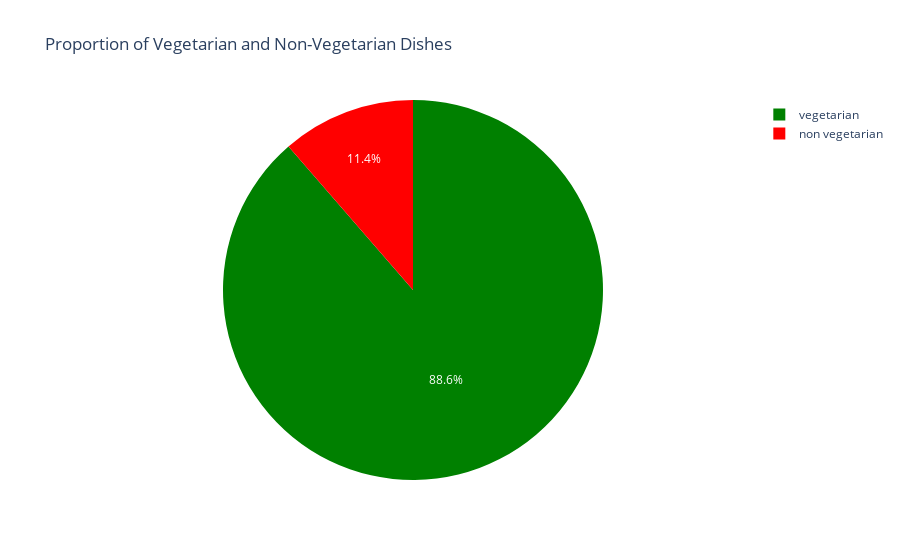

Notebook code cell kept with this figure:
### Markdown cell above
### Proportion of Vegetarian and Non-Vegetarian dishes

### Code cell
pie_df = df.diet.value_counts().reset_index()
pie_df.columns = ['diet', 'count']
fig = px.pie(pie_df, values='count', names='diet', title='Proportion of Vegetarian and Non-Vegetarian Dishes', color_discrete_sequence=['green', 'red'])
fig.show()

### Figure 1 — Plotly figure (JSON) as saved in the notebook; plotly's stock layout.template omitted (floating-point values rounded to 4 significant figures)
{"data": [{"domain": {"x": [0, 1], "y": [0, 1]}, "hovertemplate": "diet=%{label}<br>count=%{value}<extra></extra>", "labels": ["vegetarian", "non vegetarian"], "legendgroup": "", "name": "", "showlegend": true, "type": "pie", "values": [226, 29]}], "layout": {"legend": {"tracegroupgap": 0}, "piecolorway": ["green", "red"], "title": {"text": "Proportion of Vegetarian and Non-Vegetarian Dishes"}}}
